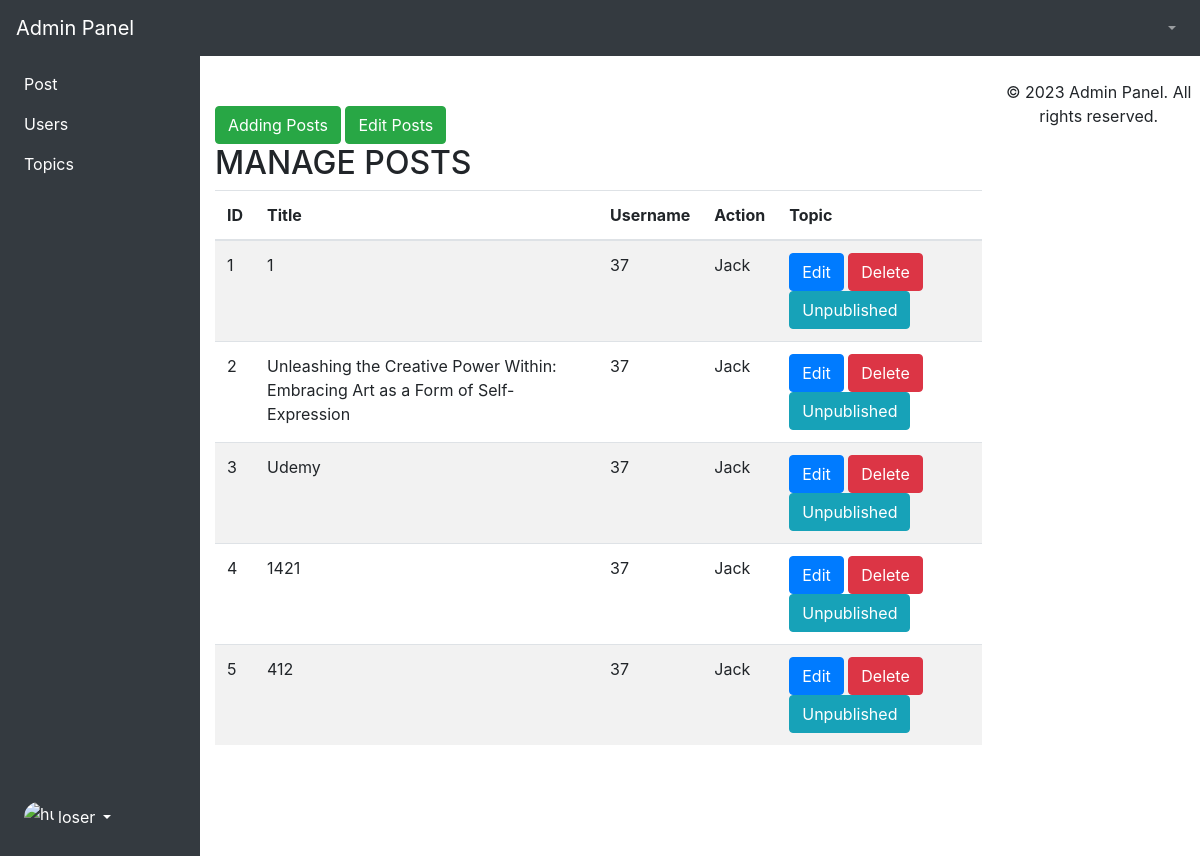
Page /admin/posts/index.php on the earlier database version.
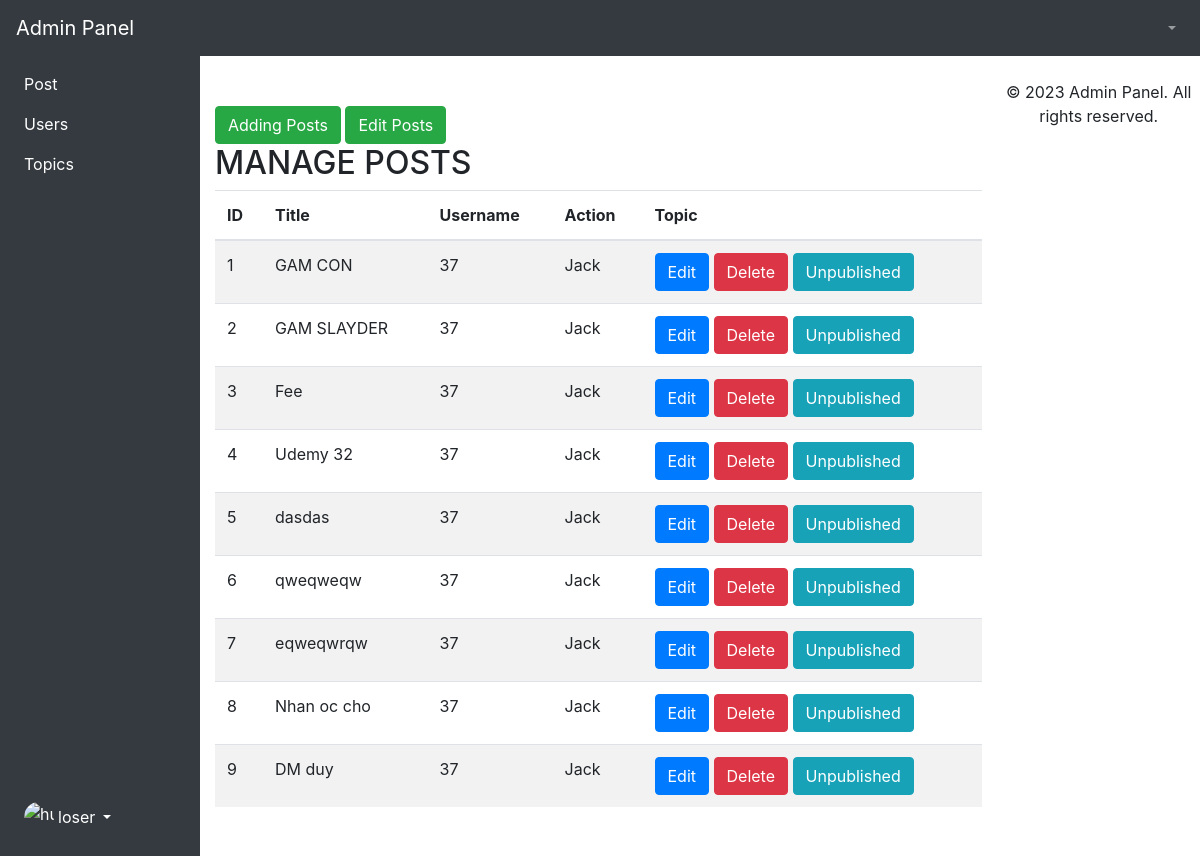
Same page on the later database version.
### tables this page shows
CREATE TABLE IF NOT EXISTS `posts` (
  `id` int NOT NULL AUTO_INCREMENT,
  `user_id` int DEFAULT NULL,
  `title` varchar(255) NOT NULL,
  `slug` varchar(255) NOT NULL,
  `views` int NOT NULL DEFAULT '0',
  `image` varchar(255) NOT NULL,
  `body` mediumtext NOT NULL,
  `published` tinyint(1) NOT NULL,
  `created_at` timestamp NOT NULL DEFAULT CURRENT_TIMESTAMP ON UPDATE CURRENT_TIMESTAMP,
  `updated_at` timestamp NOT NULL DEFAULT '0000-00-00 00:00:00',
  `posted_time` timestamp NULL DEFAULT NULL,
  `topic_id` int DEFAULT NULL,
  PRIMARY KEY (`id`),
  UNIQUE KEY `slug` (`slug`),
  KEY `user_id` (`user_id`),
  KEY `FK_posts_topics` (`topic_id`)
);

### app/database/db.php (called while the page is built, shortened)
<?php
require('connect.php');
if (!function_exists('selectAll')) {
    function selectAll($table, $conditions = [])
    {
        global $conn;
        $sql = "SELECT * FROM $table";
        if (empty($conditions)) {
            $stmt = $conn->prepare($sql);
            $stmt->execute();
            $posts = $stmt->get_result()->fetch_all(MYSQLI_ASSOC);
            return $posts;
        }
    }
}
?>

### app/controllers/posts.php (called while the page is built, shortened)
<?php
require_once ROOT_PATH . "/app/database/db.php";
$table = 'posts';
$posts = selectAll($table);
?>

### admin/posts/index.php (the view, shortened to what this page needs)
<?php
include_once ROOT_PATH . "/app/include/adminHeader.php";
include_once ROOT_PATH . "/app/controllers/posts.php";
?>
<!DOCTYPE html>
<html>
<head>
    <link rel="stylesheet" href="https://maxcdn.bootstrapcdn.com/bootstrap/4.5.2/css/bootstrap.min.css">
</head>
<body>
<?php
include_once ROOT_PATH . "/app/include/adminSidebars.php";
?>
    <div style="margin-top: 50px;" class="container">
        <a href="create.php" class="btn btn-success">Adding Posts</a>
        <a href="edit.php" class="btn btn-success">Edit Posts</a>
        <h2>MANAGE POSTS</h2>
        <table class="table table-striped">
            <thead>
                <tr>
                    <th>ID</th>
                    <th>Title</th>
                    <th>Username</th>
                    <th>Action</th>
                    <th>Topic</th>
                </tr>
            </thead>
            <tbody>
                <?php foreach ($posts as $key => $post) : ?>
                <tr>
                    <td><?php echo $key + 1 ?></td>
                    <td><?php echo $post['title']; ?></td>
                    <td><?php echo $post['topic_id']; ?></td>
                    <td>Jack</td>
                    <td>
                        <a href="edit.php?id=<?php echo $post['id'] ?>" class="btn btn-primary edit">Edit</a>
                        <a href="edit.php?delete_id=<?php echo $post['id'] ?>" class="btn btn-danger delete">Delete</a>
                        <?php if($post['published']): ?>
                            <a href="edit.php?published=0&p_id=<?php echo $post['id'] ?>" class="btn btn-info published">Unpublished</a>
                        <?php else: ?>
                            <a href="edit.php?published=1&p_id=<?php echo $post['id'] ?>" class="btn btn-info unpublished">Published</a>
                        <?php endif; ?>
                    </td>
                </tr>
                <?php endforeach; ?>
            </tbody>
        </table>
    </div>
</body>
</html>
<?php
include_once ROOT_PATH . "/app/include/adminFooter.php";
?>

Differences in the rows shown:
removed posts: title "1", topic "37"
removed posts: title "Unleashing the Creative Power Within: Embracing Art as a Form of Self-Expression", topic "37"
removed posts: title "Udemy", topic "37"
removed posts: title "1421", topic "37"
removed posts: title "412", topic "37"
added posts: title "GAM CON", topic "37"
added posts: title "GAM SLAYDER", topic "37"
added posts: title "Fee", topic "37"
added posts: title "Udemy 32", topic "37"
added posts: title "dasdas", topic "37"
added posts: title "qweqweqw", topic "37"
added posts: title "eqweqwrqw", topic "37"
added posts: title "Nhan oc cho", topic "37"
added posts: title "DM duy", topic "37"
